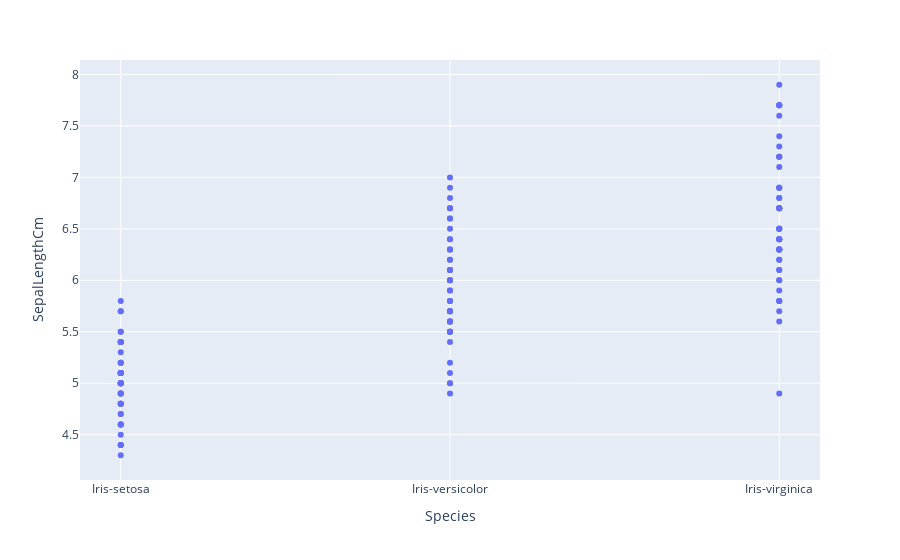

The cell this chart's notebook holds for it:
### Code cell
px.scatter(df, x='Species', y='SepalLengthCm')

### Figure 1 — Plotly figure (JSON) as saved in the notebook; plotly's stock layout.template omitted (floating-point values rounded to 4 significant figures; data arrays with more than 128 entries replaced by an {"elided": "..."} marker saying what was removed)
{"data": [{"hovertemplate": "Species=%{x}<br>SepalLengthCm=%{y}<extra></extra>", "legendgroup": "", "marker": {"color": "#636efa", "symbol": "circle"}, "mode": "markers", "name": "", "orientation": "v", "showlegend": false, "type": "scatter", "x": {"elided": "150 str values"}, "xaxis": "x", "y": {"elided": "150 float values"}, "yaxis": "y"}], "layout": {"legend": {"tracegroupgap": 0}, "margin": {"t": 60}, "xaxis": {"anchor": "y", "domain": [0, 1], "title": {"text": "Species"}}, "yaxis": {"anchor": "x", "domain": [0, 1], "title": {"text": "SepalLengthCm"}}}}
